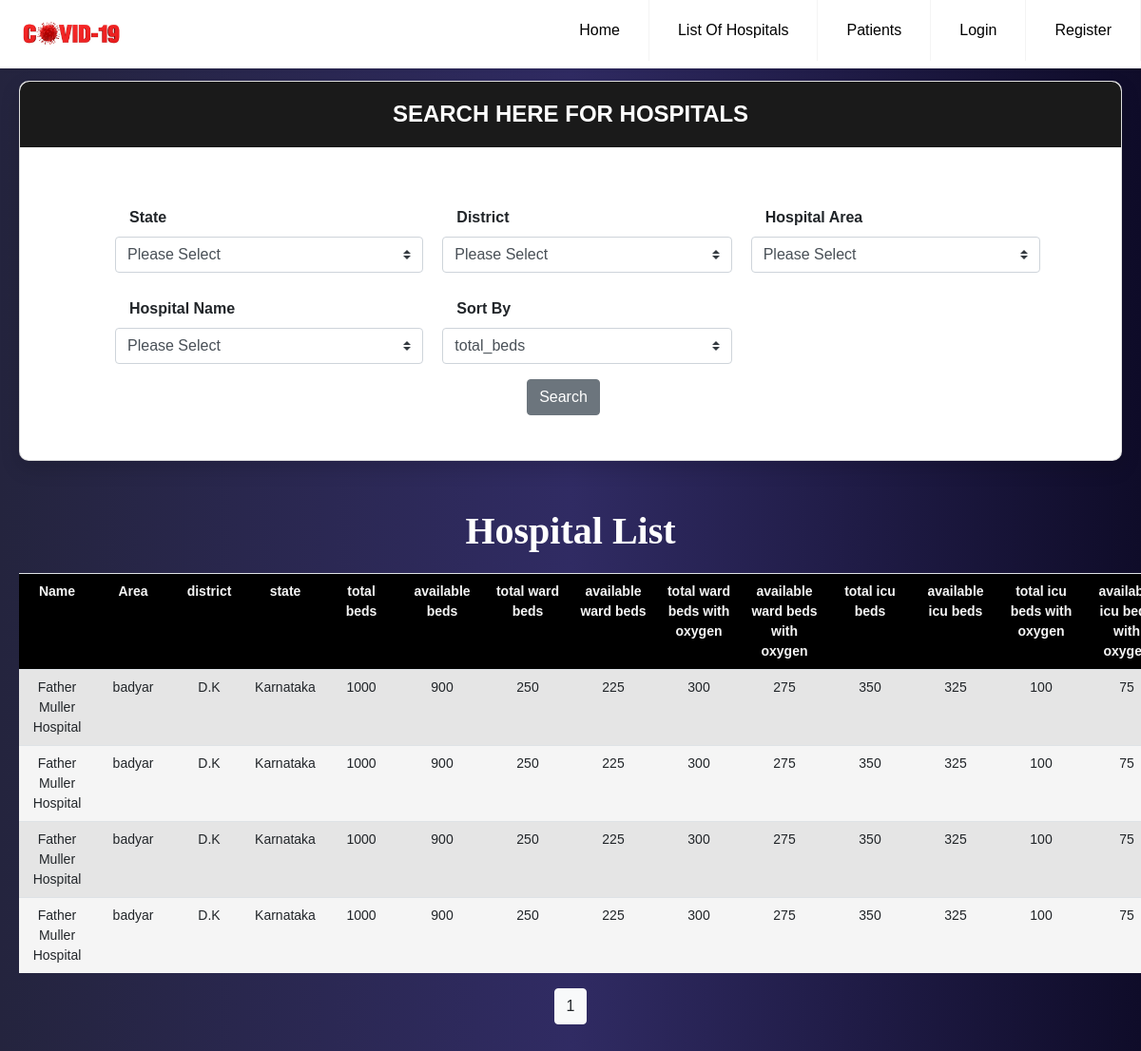
Before: /hospital with the older database file.
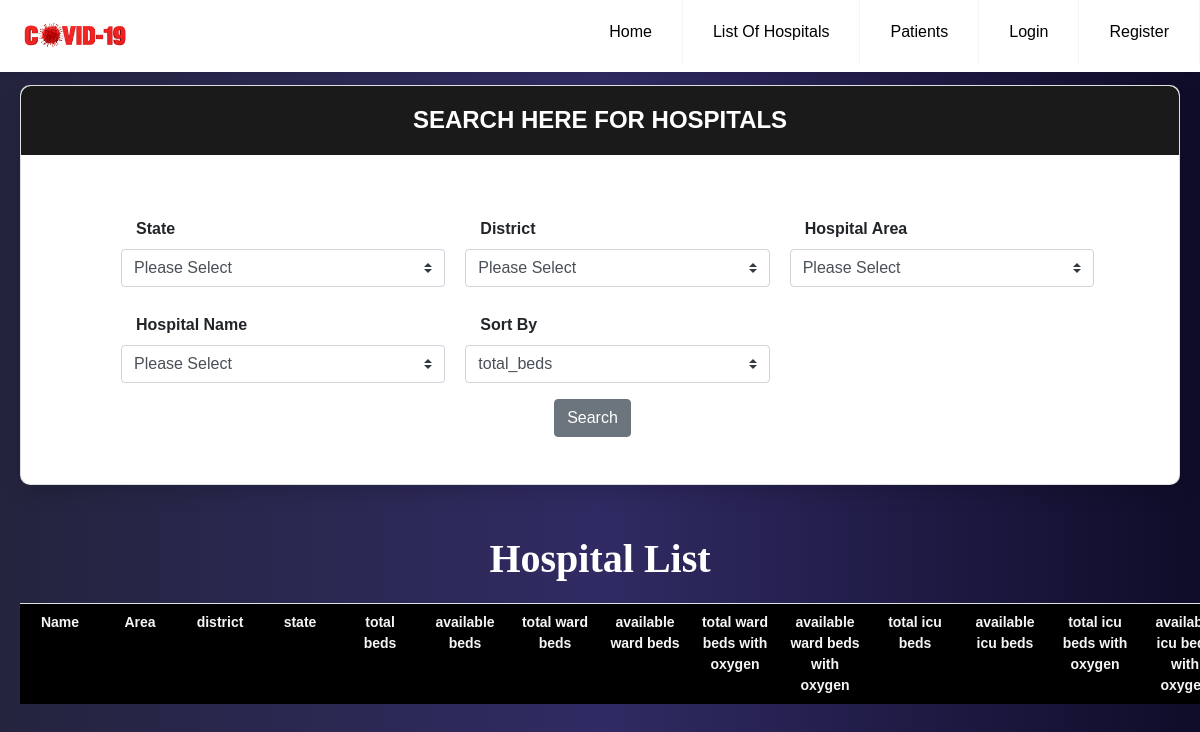
After: the same page with the newer database file.
### models.py (models this page shows, shortened)
class Hospital(db.Model):
    id = db.Column(db.Integer, primary_key=True)
    name = db.Column(db.String(100), nullable=False)
    area = db.Column(db.String(100), nullable=False)
    district = db.Column(db.String(100), nullable=False)
    state = db.Column(db.String(100), nullable=False)
    total_beds = db.Column(db.Integer, nullable=False)
    available_beds = db.Column(db.Integer, nullable=False)
    total_ward_beds = db.Column(db.Integer, nullable=False)
    available_ward_beds = db.Column(db.Integer, nullable=False)
    total_ward_beds_with_oxygen = db.Column(db.Integer, nullable=False)
    available_ward_beds_with_oxygen = db.Column(db.Integer, nullable=False)
    total_icu_beds = db.Column(db.Integer, nullable=False)
    available_icu_beds = db.Column(db.Integer, nullable=False)
    total_icu_beds_with_oxygen = db.Column(db.Integer, nullable=False)
    available_icu_beds_with_oxygen = db.Column(db.Integer, nullable=False)
    beds = db.relationship('Bed', backref='hospital', lazy=True)
    users = db.relationship('User', backref='hospital', lazy=True)

### app.py (the view, shortened to what this page needs)
@app.route('/hospital', methods=['GET','POST'])
def hospital():
    name=False
    district=False
    state=False
    area=False
    beds= False
    form = InfoForm()
    page = request.args.get('page', 1, type=int)
    print('page: ', page)
    if request.method == 'GET':
        name = request.args.get('name')
        state = request.args.get('state')
        district = request.args.get('district')
        area = request.args.get('area')
        beds = request.args.get('beds')
    if form.validate_on_submit() and request.method == "POST":
        print('POST request')
    data = Hospital.query.order_by(Hospital.total_beds.desc()).paginate(per_page=5, page=page)
    if(name =='Please Select' and district =='Please Select' and state =='Please Select' and area =='Please Select'):
        if beds == 'total_beds':
            data = Hospital.query.order_by(Hospital.total_beds.desc()).paginate(per_page=5, page=page)
        elif beds== 'available_beds':
            data = Hospital.query.order_by(Hospital.available_beds.desc()).paginate(per_page=5, page=page)
        elif beds == 'available_ward_beds':
            data = Hospital.query.order_by(Hospital.available_ward_beds.desc()).paginate(per_page=5, page=page)
        elif beds == 'available_ward_beds_with_oxygen':
            data = Hospital.query.order_by(Hospital.available_ward_beds_with_oxygen.desc()).paginate(per_page=5, page=page)
        elif beds == 'available_icu_beds':
            data = Hospital.query.order_by(Hospital.available_icu_beds.desc()).paginate(per_page=5, page=page)
        elif beds == 'available_icu_beds_with_oxygen':
            data = Hospital.query.order_by(Hospital.available_icu_beds_with_oxygen.desc()).paginate(per_page=5, page=page)
    elif(name !=  'Please Select' and district !='Please Select' and state !='Please Select' and area !='Please Select'):
        if beds == 'total_beds':
            data = Hospital.query.filter_by(name=name, district=district, state=state, area=area).order_by(Hospital.total_beds.desc()).paginate(per_page=5, page=page)
        elif beds== 'available_beds':
            data = Hospital.query.filter_by(name=name, district=district, state=state, area=area).order_by(Hospital.available_beds).paginate(per_page=5, page=page)
        elif beds == 'available_ward_beds':
            data = Hospital.query.filter_by(name=name, district=district, state=state, area=area).order_by(Hospital.available_ward_beds.desc()).paginate(per_page=5, page=page)
        elif beds == 'available_ward_beds_with_oxygen':
            data = Hospital.query.filter_by(name=name, district=district, state=state, area=area).order_by(Hospital.available_ward_beds_with_oxygen.desc()).paginate(per_page=5, page=page)
        elif beds == 'available_icu_beds':
            data = Hospital.query.filter_by(name=name, district=district, state=state, area=area).order_by(Hospital.available_icu_beds.desc()).paginate(per_page=5, page=page)
        elif beds == 'available_icu_beds_with_oxygen':
            data = Hospital.query.filter_by(name=name, district=district, state=state, area=area).order_by(Hospital.available_icu_beds_with_oxygen.desc()).paginate(per_page=5, page=page)
    else:
        data = Hospital.query.order_by(Hospital.total_beds.desc()).paginate(per_page=5, page=page)
        print("Get Request")
    form.name.data = name
    form.district.data = district
    form.state.data = state
    form.area.data = area
    form.beds.data = beds
    return render_template('index.html', form=form, name=name, district=district, state=state, area=area, beds=beds, hospitals=data)

### templates/index.html (shortened to what this page needs)
{% extends "base.html" %}
{% block navbar %}
	<li><a href="{{ url_for('patient_list') }}">Patients</a></li>
	{% if current_user.is_active %}
	<li><a href="{{ url_for('profile') }}">Logged in as: {{current_user.name}}</a></li>
	<li><a href="{{ url_for('logout') }}">Logout</a></li>
	{% else %}
	<li><a href="{{ url_for('login') }}">Login</a></li>
	<li><a href="{{ url_for('register') }}">Register</a></li>
	{% endif %}
{% endblock navbar %}
{% block content %}
<div class="wrapper__main">
    <div class="page-wrapper bg-gra-03 p-t-45 p-b-50">
        <div class="wrapper wrapper--w790">
            <div class="card card-5">
                <div class="card-heading">
                    <h2 class="title">Search Here for Hospitals</h2>
                </div>
                <div class="card-body">
                    <div style="padding-left: 0px;" class="container">
                            <div class="col-md-12">
                                <form href="/" method="POST">
                                    <div class="row">
                                        <div>
                                            <div style="margin-top: 10px;" class="form-group">
                                                <label for="state" style="margin-left: 30px;" class="form-label "><b>State</b></label>
                                                <span class = "col-sm-4">
                                                    {{ form.state(id="state",class="custom-select selectFilter")}}
                                                </span>
                                            </div>
                                        </div>
                                        <div style="margin-left: 20px;">
                                            <div style="margin-top: 10px;" class="form-group">
                                                <label for="district" style="margin-left: 30px;" class="form-label"><b>District</b></label>
                                                <span class = "col-sm-4">
                                                    {{ form.district(id="district",class="custom-select selectFilter")}}
                                                </span>
                                            </div>
                                        </div>
                                        <div style="margin-left: 20px;">
                                            <div style="margin-top: 10px;" class="form-group">
                                                <label for="area" style="margin-left: 30px;" class="form-label "><b>Hospital Area</b></label>
                                                <span class = "col-sm-4">
                                                    {{ form.area(id="area",class="custom-select selectFilter")}}
                                                </span>
                                            </div>
                                        </div>
                                        <div>
                                            <div style="margin-top: 10px;" class="form-group">
                                                <label for="na" style="margin-left: 30px;" class="form-label "><b>Hospital Name</b></label>
                                                <span class = "col-sm-4">
                                                    {{ form.name(id="na",class="custom-select selectFilter") }}
                                                </span>
                                            </div>
                                        </div>
                                    <div style="margin-left: 20px;">
                                        <div style="margin-top: 10px;" class="form-group">
                                            <label class="form-label" style="margin-left: 30px;"><b>Sort By</b></label>
                                            <span class = "col-sm-4">
                                                {{ form.beds(class="custom-select selectFilter") }}
                                            </span>
                                        </div>
                                    </div>
                                </div>
                                    <div style="text-align: center;">
                                        {{form.submit(class="btn btn-secondary")}}
                                    </div>
                                </form>
                            </div>
                        </div>
                    </div>
                </div>
            </div>
  <div class="table__main">
    <div class="table__wrapper">
        <h1 class="label__head">Hospital List</h1>
        <table class="table">
            <tr class="table__head text-break">
                <th class="table__cell" width="80px">Name</th>
                <th class="table__cell" width="80px">Area</th>
                <th class="table__cell" width="80px">district</th>
                <th class="table__cell" width="80px">state</th>
                <th class="table__cell" width="80px">total beds</th>
                <th class="table__cell" width="90px">available beds</th>
                <th class="table__cell" width="90px">total ward beds</th>
                <th class="table__cell" width="90px">available ward beds</th>
                <th class="table__cell" width="90px">total ward beds with oxygen</th>
                <th class="table__cell" width="90px">available ward beds with oxygen</th>
                <th class="table__cell" width="90px">total icu beds</th>
                <th class="table__cell" width="90px">available icu beds</th>
                <th class="table__cell" width="90px">total icu beds with oxygen</th>
                <th class="table__cell" width="90px">available icu beds with oxygen</th>
            </tr>
            {% for row in hospitals.items %}
            <tr style="text-align: center;" class="table__row">
                <td class="table__cell">{{row.name}}</td>
                <td class="table__cell">{{row.area}}</td>
                <td class="table__cell">{{row.district}}</td>
                <td class="table__cell">{{row.state}}</td>
                <td class="table__cell">{{row.total_beds}}</td>
                <td class="table__cell">{{row.available_beds}}</td>
                <td class="table__cell">{{row.total_ward_beds}}</td>
                <td class="table__cell">{{row.available_ward_beds}}</td>
                <td class="table__cell">{{row.total_ward_beds_with_oxygen}}</td>
                <td class="table__cell">{{row.available_ward_beds_with_oxygen}}</td>
                <td class="table__cell">{{row.total_icu_beds}}</td>
                <td class="table__cell">{{row.available_icu_beds}}</td>
                <td class="table__cell">{{row.total_icu_beds_with_oxygen}}</td>
                <td class="table__cell">{{row.available_icu_beds_with_oxygen}}</td>
            </tr>
            {% endfor %}
        </table>
        <div style="text-align: center;">
        {% for page_num in hospitals.iter_pages(left_edge=1, right_edge=1, left_current=1, right_current=2) %}
            {% if page_num %}
                {% if hospitals.page == page_num  %}
                    <a  class="btn btn-light mb-4" href="{{url_for('hospital', page=page_num, name=name, district=district, state=state, area=area, beds=beds) }}">{{ page_num }}</a>
                {% else %}
                    <a  class="btn btn-outline-light mb-4" href="{{ url_for('hospital', page=page_num, name=name, district=district, state=state, area=area, beds=beds) }}">{{ page_num }}</a>
                {% endif %}
            {% else %}
            <span style="color: white;">...</span>
            {% endif %}
        {% endfor %}
            </div>
    </div>
  </div>
</div>
</div>
{% endblock content %}

### templates/base.html (shortened to what this page needs)
<!DOCTYPE html>
<html>
<head>
	<link rel="stylesheet" type="text/css" href="{{ url_for('static', filename='css/home.css') }}">
	<link rel="stylesheet" href="https://stackpath.bootstrapcdn.com/bootstrap/4.3.1/css/bootstrap.min.css">
	<link href="https://unpkg.com/aos@2.3.1/dist/aos.css" rel="stylesheet">
	<link rel="stylesheet" href="https://cdnjs.cloudflare.com/ajax/libs/select2/4.0.13/css/select2.min.css" />
	<link rel="stylesheet" type="text/css" href="{{ url_for('static', filename='css/patient_add.css') }}">
	<link href="{{ url_for('static', filename='css/main.css') }}" rel="stylesheet" media="all">
	<link rel="stylesheet" href="https://stackpath.bootstrapcdn.com/font-awesome/4.7.0/css/font-awesome.min.css">
</head>
<body>
<div class="navbar__main">
	<header class="header">
	<a href="{{ url_for('home') }}"><img src="{{ url_for('static', filename='img/logo.jpg') }}" class="logo"></a>
	  <ul class="menu">
		<li><a href="{{ url_for('home') }}">Home</a></li>
		<li><a href="{{ url_for('hospital') }}">List Of Hospitals</a></li>
          {% block navbar %}
          {% endblock %}
	  </ul>
	</header>
</div>
{% block content %}
{% endblock %}
</body>
</html>

Changed rows visible on the page:
removed Hospital: name "Father Muller Hospital", area "badyar", district "D.K", state "Karnataka", total_beds "1000", available_beds "900", total_ward_beds "250", available_ward_beds "225", total_ward_beds_with_oxygen "300", available_ward_beds_with_oxygen "275", total_icu_beds "350", available_icu_beds "325", total_icu_beds_with_oxygen "100", available_icu_beds_with_oxygen "75"
removed Hospital: name "Father Muller Hospital", area "badyar", district "D.K", state "Karnataka", total_beds "1000", available_beds "900", total_ward_beds "250", available_ward_beds "225", total_ward_beds_with_oxygen "300", available_ward_beds_with_oxygen "275", total_icu_beds "350", available_icu_beds "325", total_icu_beds_with_oxygen "100", available_icu_beds_with_oxygen "75"
removed Hospital: name "Father Muller Hospital", area "badyar", district "D.K", state "Karnataka", total_beds "1000", available_beds "900", total_ward_beds "250", available_ward_beds "225", total_ward_beds_with_oxygen "300", available_ward_beds_with_oxygen "275", total_icu_beds "350", available_icu_beds "325", total_icu_beds_with_oxygen "100", available_icu_beds_with_oxygen "75"
removed Hospital: name "Father Muller Hospital", area "badyar", district "D.K", state "Karnataka", total_beds "1000", available_beds "900", total_ward_beds "250", available_ward_beds "225", total_ward_beds_with_oxygen "300", available_ward_beds_with_oxygen "275", total_icu_beds "350", available_icu_beds "325", total_icu_beds_with_oxygen "100", available_icu_beds_with_oxygen "75"
Other visible differences:
list line gone: "1"
